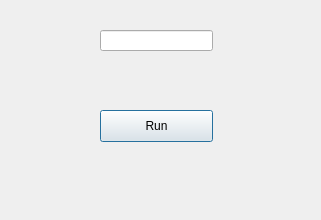
<?xml version="1.0" encoding="UTF-8"?>
<ui version="4.0">
 <class>Dialog</class>
 <widget class="QDialog" name="Dialog">
  <property name="geometry">
   <rect>
    <x>0</x>
    <y>0</y>
    <width>321</width>
    <height>220</height>
   </rect>
  </property>
  <property name="windowTitle">
   <string>Dialog</string>
  </property>
  <widget class="QLineEdit" name="lineEdit">
   <property name="geometry">
    <rect>
     <x>100</x>
     <y>30</y>
     <width>113</width>
     <height>21</height>
    </rect>
   </property>
  </widget>
  <widget class="QPushButton" name="pushButton">
   <property name="geometry">
    <rect>
     <x>100</x>
     <y>110</y>
     <width>113</width>
     <height>32</height>
    </rect>
   </property>
   <property name="text">
    <string>Run</string>
   </property>
  </widget>
 </widget>
 <resources/>
 <connections/>
</ui>
